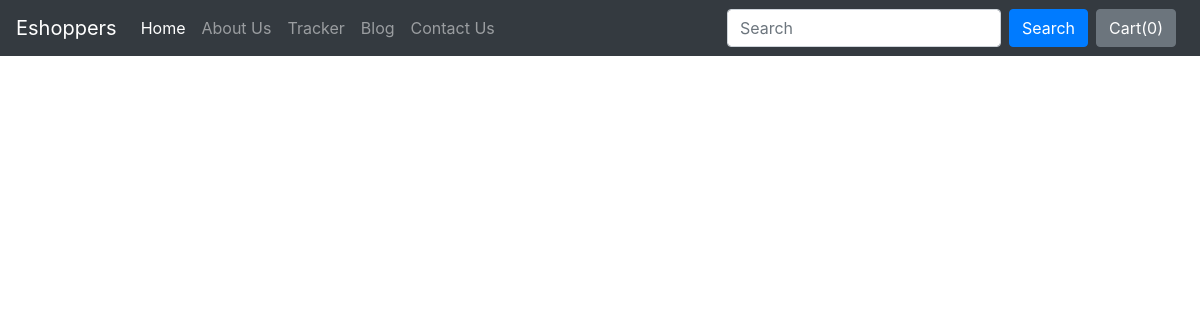
Page /blog/ on the earlier database version.
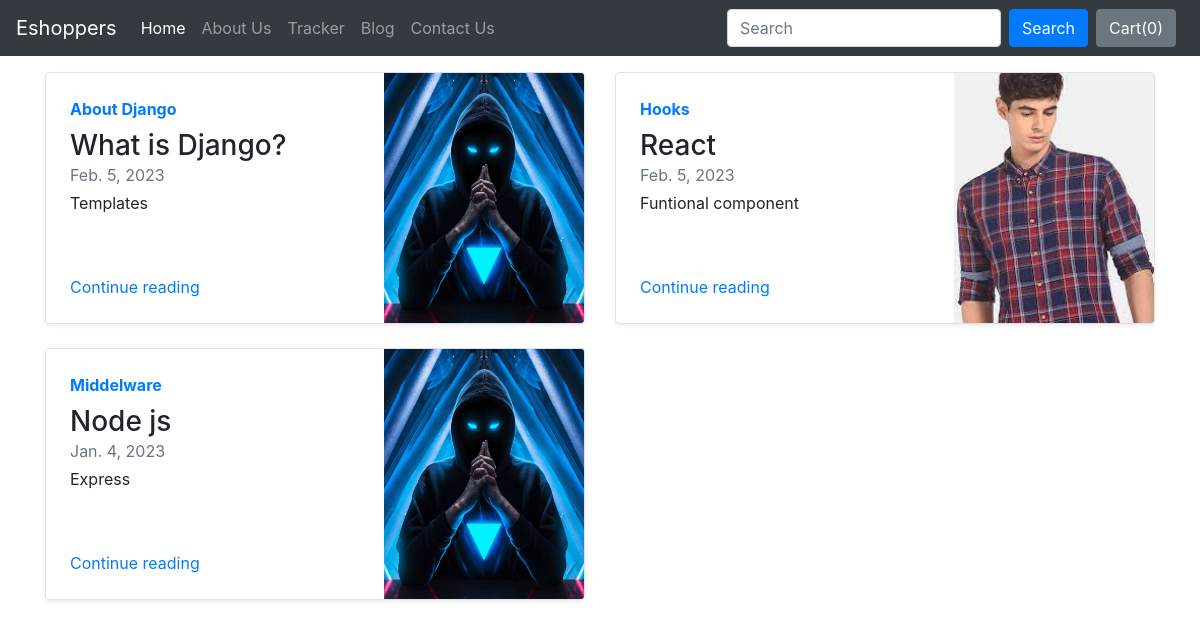
Same page on the later database version.
### blog/models.py (models this page shows, shortened)
class Blogpost(models.Model):
    post_id = models.AutoField(primary_key=True)
    title = models.CharField(max_length=50)
    head0=models.CharField(max_length=500, default="")
    chead0=models.CharField(max_length=5000, default="")
    head1=models.CharField(max_length=500, default="")
    chead1=models.CharField(max_length=5000, default="")
    head2=models.CharField(max_length=500, default="")
    chead2=models.CharField(max_length=5000, default="")
    pub_date = models.DateField()
    thumbnail= models.ImageField(upload_to="blog/images",default="")

### blog/views.py (the view)
# urls.py: path("", views.index, name='blogHome'),
def index(request):
    blogs=Blogpost.objects.all()
    params={'blogs':blogs}
    return render(request, 'blog/index.html',params)

### blog/templates/blog/index.html (shortened to what this page needs)
{%extends 'blog/basic.html'%}
{%block body%}
<div class="container mt-3">
    <div class="row my-2">
        {% for blog in blogs %}
        <div class="col-md-6">
            <div class="row no-gutters border rounded overflow-hidden flex-md-row mb-4 shadow-sm h-md-250 position-relative">
                <div class="col p-4 d-flex flex-column position-static">
                    <strong class="d-inline-block mb-2 text-primary">{{blog.head0}}</strong>
                    <h3 class="mb-0">{{blog.title}}</h3>
                    <div class="mb-1 text-muted">{{blog.pub_date}}</div>
                    <p class="card-text mb-auto">{{blog.head1}}</p>
                    <a href="/blog/blogpost/{{blog.post_id}}" class="stretched-link">Continue reading</a>
                </div>
                <div class="col-auto d-none d-lg-block">
                    <img class="bd-placeholder-img" width="200" height="250" src="/media/{{blog.thumbnail}}"
                         aria-label="Placeholder: Thumbnail"><title>Placeholder</title>
                </div>
            </div>
        </div>
        {% endfor %}
    </div>
</div>
{%endblock%}

### blog/templates/blog/basic.html (shortened to what this page needs)
<!doctype html>
<html lang="en">
<head>
    <link rel="stylesheet" href="https://cdn.jsdelivr.net/npm/bootstrap@4.2.1/dist/css/bootstrap.min.css"
>
</head>
<body>
{% load static %}
<nav class="navbar  navbar-expand-lg navbar-dark bg-dark">
    <a class="navbar-brand" href="#">Eshoppers</a>
    <div class="collapse navbar-collapse" id="navbarSupportedContent">
        <ul class="navbar-nav mr-auto">
            <li class="nav-item active">
                <a class="nav-link" href="/shop">Home <span class="sr-only">(current)</span></a>
            </li>
            <li class="nav-item">
                <a class="nav-link" href="/shop/about">About Us</a>
            </li>
            <li class="nav-item">
                <a class="nav-link" href="/shop/tracker">Tracker</a>
            </li>
            <li class="nav-item">
                <a class="nav-link" href="/blog">Blog</a>
            </li>
            <li class="nav-item">
                <a class="nav-link" href="/shop/contact">Contact Us</a>
            </li>
        </ul>
        <form class="form-inline my-2 my-lg-0">
            <input class="form-control mr-sm-2" type="search" placeholder="Search" aria-label="Search">
            <button class="btn btn-primary my-2 my-sm-0" type="submit">Search</button>
        </form>
        <button type="button" class="mx-2 btn btn-secondary" id="popcart" data-container="body" data-html="true" data-toggle="popover" data-placement="bottom" data-content="Vivamus
sagittis lacus vel augue laoreet rutrum faucibus.">
 Cart(<span id="cart">0</span>)
</button>
    </div>
</nav>
{% block body %} {% endblock %}
</body>
</html>

Differences in the rows shown:
added Blogpost: head0 "About Django", title "What is Django?", pub_date "Feb. 5, 2023", head1 "Templates", thumbnail (placeholder picture)
added Blogpost: head0 "Hooks", title "React", pub_date "Feb. 5, 2023", head1 "Funtional component", thumbnail (picture)
added Blogpost: head0 "Middelware", title "Node js", pub_date "Jan. 4, 2023", head1 "Express", thumbnail (placeholder picture)
